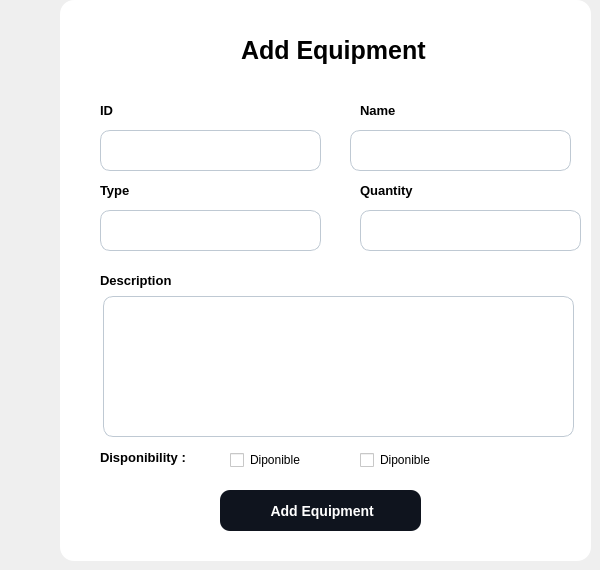
     <widget class="QWidget" name="page_4">
      <widget class="QWidget" name="widget_7" native="true">
       <property name="geometry">
        <rect>
         <x>60</x>
         <y>0</y>
         <width>531</width>
         <height>561</height>
        </rect>
       </property>
       <property name="styleSheet">
        <string notr="true">	background-color :white ; 
	border-radius :14px ; 
</string>
       </property>
       <widget class="QLabel" name="label_2">
        <property name="geometry">
         <rect>
          <x>40</x>
          <y>100</y>
          <width>21</width>
          <height>21</height>
         </rect>
        </property>
        <property name="font">
         <font>
          <pointsize>-1</pointsize>
          <weight>75</weight>
          <bold>true</bold>
         </font>
        </property>
        <property name="styleSheet">
         <string notr="true">font-size:13px;
font-weight:bold ; </string>
        </property>
        <property name="text">
         <string>ID</string>
        </property>
       </widget>
       <widget class="QLabel" name="label_3">
        <property name="geometry">
         <rect>
          <x>300</x>
          <y>100</y>
          <width>41</width>
          <height>21</height>
         </rect>
        </property>
        <property name="font">
         <font>
          <pointsize>-1</pointsize>
          <weight>75</weight>
          <bold>true</bold>
         </font>
        </property>
        <property name="styleSheet">
         <string notr="true">font-size:13px;
font-weight:bold ; </string>
        </property>
        <property name="text">
         <string>Name</string>
        </property>
       </widget>
       <widget class="QLabel" name="label_4">
        <property name="geometry">
         <rect>
          <x>40</x>
          <y>180</y>
          <width>51</width>
          <height>21</height>
         </rect>
        </property>
        <property name="font">
         <font>
          <pointsize>-1</pointsize>
          <weight>75</weight>
          <bold>true</bold>
         </font>
        </property>
        <property name="styleSheet">
         <string notr="true">font-size:13px;
font-weight:bold ; </string>
        </property>
        <property name="text">
         <string>Type</string>
        </property>
       </widget>
       <widget class="QLabel" name="label_5">
        <property name="geometry">
         <rect>
          <x>300</x>
          <y>180</y>
          <width>71</width>
          <height>21</height>
         </rect>
        </property>
        <property name="font">
         <font>
          <pointsize>-1</pointsize>
          <weight>75</weight>
          <bold>true</bold>
         </font>
        </property>
        <property name="styleSheet">
         <string notr="true">font-size:13px;
font-weight:bold ; </string>
        </property>
        <property name="text">
         <string>Quantity</string>
        </property>
       </widget>
       <widget class="QLabel" name="label_8">
        <property name="geometry">
         <rect>
          <x>40</x>
          <y>270</y>
          <width>91</width>
          <height>21</height>
         </rect>
        </property>
        <property name="font">
         <font>
          <pointsize>-1</pointsize>
          <weight>75</weight>
          <bold>true</bold>
         </font>
        </property>
        <property name="styleSheet">
         <string notr="true">font-size:13px;
font-weight:bold ; </string>
        </property>
        <property name="text">
         <string>Description</string>
        </property>
       </widget>
       <widget class="QLabel" name="label_15">
        <property name="geometry">
         <rect>
          <x>40</x>
          <y>447</y>
          <width>91</width>
          <height>21</height>
         </rect>
        </property>
        <property name="font">
         <font>
          <pointsize>-1</pointsize>
          <weight>75</weight>
          <bold>true</bold>
         </font>
        </property>
        <property name="styleSheet">
         <string notr="true">font-size:13px;
font-weight:bold ; </string>
        </property>
        <property name="text">
         <string>Disponibility :</string>
        </property>
       </widget>
       <widget class="QLineEdit" name="ID">
        <property name="geometry">
         <rect>
          <x>40</x>
          <y>130</y>
          <width>221</width>
          <height>41</height>
         </rect>
        </property>
        <property name="styleSheet">
         <string notr="true">	background-color:white ; 
	border-radius:10px ; 
	font-size:13px ; 
	padding-left : 15px ; 
	border:1px solid #BFC9D3 ; </string>
        </property>
       </widget>
       <widget class="QLineEdit" name="name">
        <property name="geometry">
         <rect>
          <x>290</x>
          <y>130</y>
          <width>221</width>
          <height>41</height>
         </rect>
        </property>
        <property name="styleSheet">
         <string notr="true">	background-color:white ; 
	border-radius:10px ; 
	font-size:13px ; 
	padding-left : 15px ; 
	border:1px solid #BFC9D3 ; </string>
        </property>
       </widget>
       <widget class="QLineEdit" name="type">
        <property name="geometry">
         <rect>
          <x>40</x>
          <y>210</y>
          <width>221</width>
          <height>41</height>
         </rect>
        </property>
        <property name="styleSheet">
         <string notr="true">	background-color:white ; 
	border-radius:10px ; 
	font-size:13px ; 
	padding-left : 15px ; 
	border:1px solid #BFC9D3 ; </string>
        </property>
       </widget>
       <widget class="QLineEdit" name="qnt">
        <property name="geometry">
         <rect>
          <x>300</x>
          <y>210</y>
          <width>221</width>
          <height>41</height>
         </rect>
        </property>
        <property name="styleSheet">
         <string notr="true">	background-color:white ; 
	border-radius:10px ; 
	font-size:13px ; 
	padding-left : 15px ; 
	border:1px solid #BFC9D3 ; </string>
        </property>
       </widget>
       <widget class="QTextEdit" name="desc">
        <property name="geometry">
         <rect>
          <x>43</x>
          <y>296</y>
          <width>471</width>
          <height>141</height>
         </rect>
        </property>
        <property name="styleSheet">
         <string notr="true">	background-color:white ; 
	border-radius:10px ; 
	font-size:13px ; 
	padding : 15px 0 0 15px ; 
	border:1px solid #BFC9D3 ; </string>
        </property>
       </widget>
       <widget class="QCheckBox" name="checkBox">
        <property name="geometry">
         <rect>
          <x>170</x>
          <y>450</y>
          <width>83</width>
          <height>20</height>
         </rect>
        </property>
        <property name="text">
         <string>Diponible</string>
        </property>
       </widget>
       <widget class="QCheckBox" name="checkBox_2">
        <property name="geometry">
         <rect>
          <x>300</x>
          <y>450</y>
          <width>83</width>
          <height>20</height>
         </rect>
        </property>
        <property name="text">
         <string>Diponible</string>
        </property>
       </widget>
       <widget class="QLabel" name="label_22">
        <property name="geometry">
         <rect>
          <x>70</x>
          <y>30</y>
          <width>401</width>
          <height>41</height>
         </rect>
        </property>
        <property name="styleSheet">
         <string notr="true">	font-size: 25px ; 
	font-weight:bold ; 
</string>
        </property>
        <property name="text">
         <string>	Add Equipment</string>
        </property>
       </widget>
       <widget class="QPushButton" name="add_equip">
        <property name="geometry">
         <rect>
          <x>160</x>
          <y>490</y>
          <width>201</width>
          <height>41</height>
         </rect>
        </property>
        <property name="styleSheet">
         <string notr="true">#add_equip {
	background-color:#0F141E ; 
	border-radius:10px ; 
	color : white ; 
	font-size:14px ; 
	font-weight:bold; 
}

#add_equip::hover {
	background-color:#4AC7EA ; 
	color:white ; 
}</string>
        </property>
        <property name="text">
         <string>	Add Equipment</string>
        </property>
       </widget>
      </widget>
     </widget>
